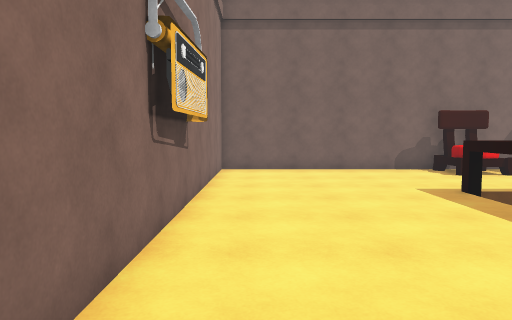
view 1 (above)

13 first-person views from a walk through a scene from a Unity 3-D project. The camera is 1.5 m above the floor, tilts 4° down and sees 70° across. The floor is counted in squares, 1 m on a side. Each view is taken from the middle of a square. On the plan, view 1 faces up. The plan holds only what a view shows up to about 16 squares ahead; the rest is blank. Surface patterns are stand-ins for the level's own textures.

view 2
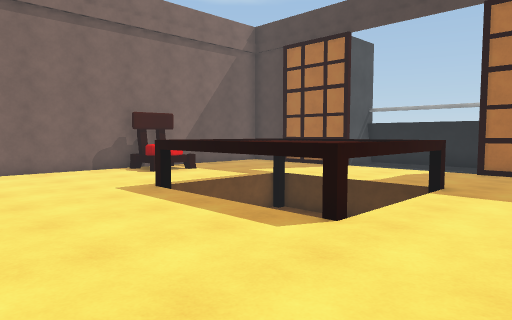

view 3
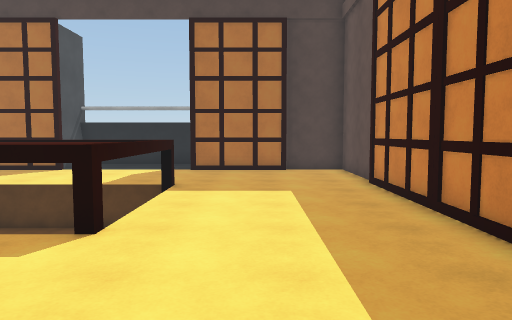

view 4
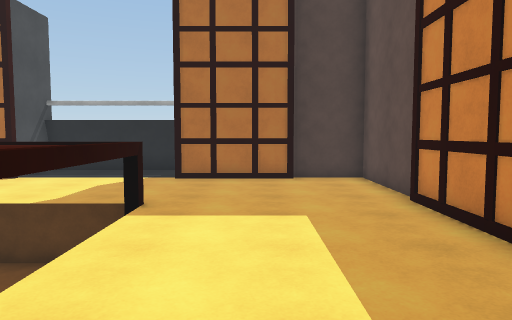

view 5
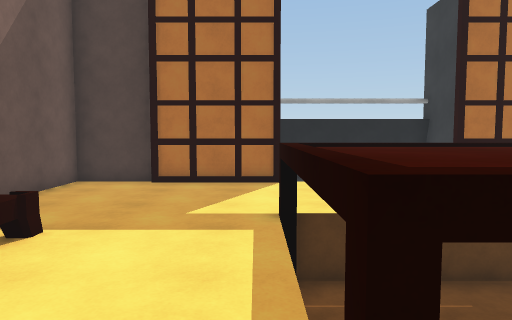

view 6
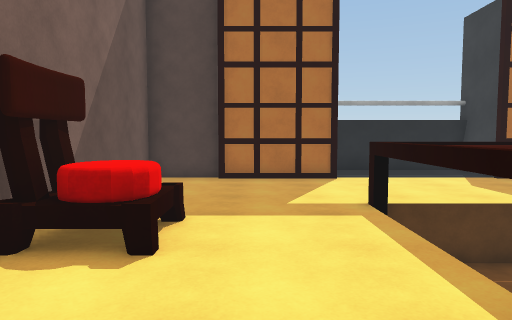

view 7
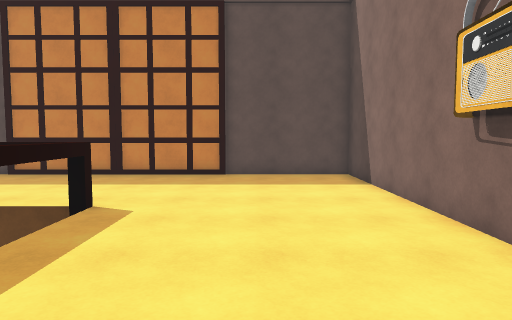

view 8
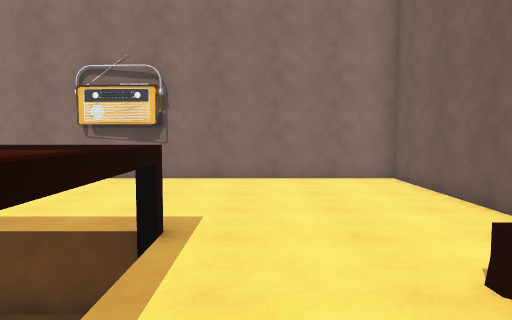

view 9
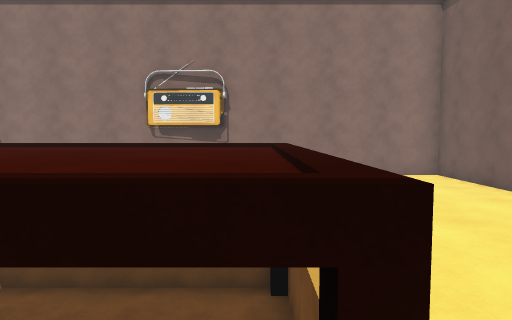

view 10
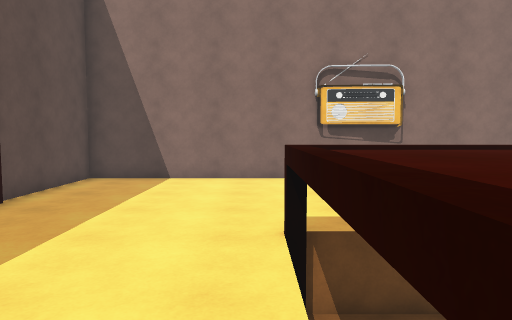

view 11
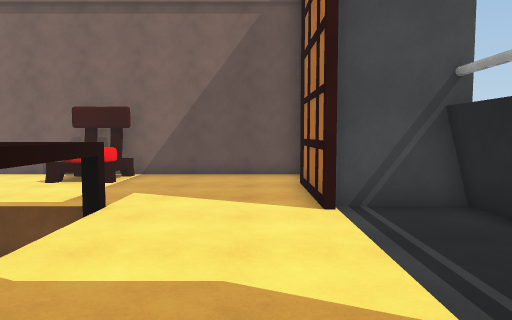

view 12
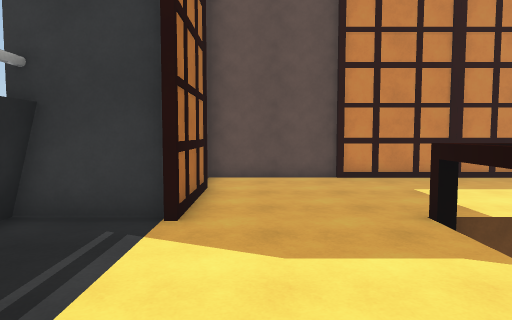

view 13
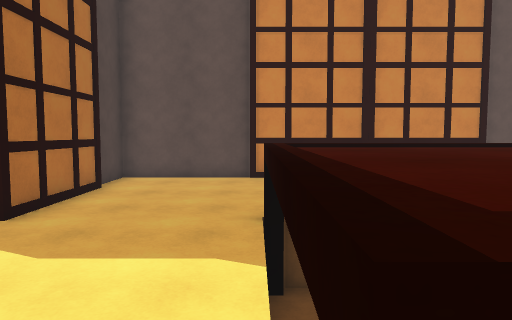

### Floor plan
Key: @ floor where view 1 was taken; # wall or solid block; . floor; = window, fence, low wall or low ledge; ^ raised ledge; v drop or lower ground.
Columns run from 2 left of view 1 to 18 right of it. Each row starts with its distance up from view 1.
 16 ###################
 15 #.........##......#
 14 #.........^^......#
 13 #.........==......#
 12 #.................#
 11 #.................#
 10 #................####
  9 #.......^^^^^^......#
  8 #.......^^^^^v......#
  7 #.......^^^^^v......#
  6 #.......^^^^^v......#
  5 #.......^^^^^v......#
  4 #.......^^^^^^....#.#
  3 #.................###
  2 #.................#
  1 #.................#
  0 #.@...............#
 -1 #.................#
 -2 #.................#
 -3 ###################

Where each view was taken, in squares from view 1:
view 1: 0 up, 0 right, facing up
view 2: 0 up, 0 right, facing up-right
view 3: 1 up, 0 right, facing right
view 4: 1 up, 3 right, facing right
view 5: 10 up, 4 right, facing right
view 6: 12 up, 3 right, facing right
view 7: 11 up, 2 right, facing down
view 8: 11 up, 11 right, facing left
view 9: 9 up, 12 right, facing left
view 10: 3 up, 11 right, facing left
view 11: 2 up, 14 right, facing up
view 12: 10 up, 14 right, facing down
view 13: 10 up, 11 right, facing down
